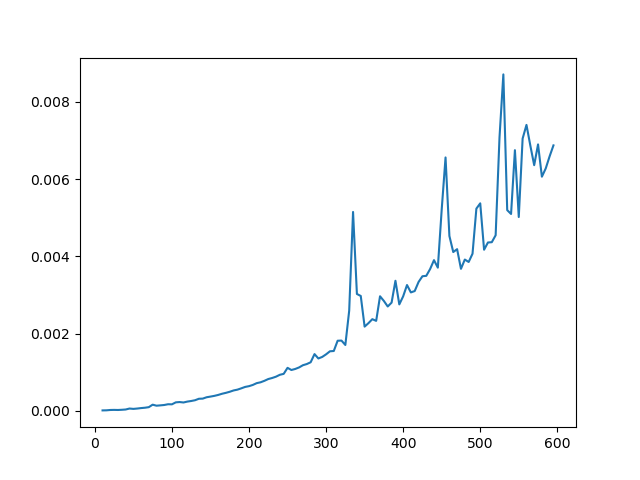

The Python source for this figure:
from time import time
from matplotlib import pyplot as plt
from unittest import TestCase, main
from math import sqrt
# Sieve of Eratosthenes using Fermat primality test
def primality(p):
    n = int(sqrt(p))
    flag = True
    for k in range(2,n+1):
        if p%k == 0:
            flag = False
            break
    return flag
def sieveOfEratosthenes2(maxNum):
    # because the Fermat's little theorem fails for p = 2 ....
    prime = []
    compo = []
    for k in range(2,maxNum+1):
        if k in compo: pass
        else:
            if primality(k):
                prime.append(k)
                for m in range(2*k,maxNum+1,k):
                    if m not in compo: compo.append(m)
    return [prime, compo]
# Visual testing .....
print(primality(7))
print(sieveOfEratosthenes2(25))
# Time evaluation .....
totalNum = 120
X = [5*k for k in range(2,totalNum)]
Y = [0 for k in range(2,totalNum)]
for h in X:
    start = time()
    sieveOfEratosthenes2(h)
    end = time()
    Y[int(h/5)-2] = end-start
plt.plot(X,Y)
plt.show()
# Some test cases .....
class ListOfTestCases(TestCase):
    def test1(self):
        p, c = sieveOfEratosthenes2(10)
        p1 = [2,3,5,7]
        c1 = [4,6,8,9,10]
        flag = True
        for k in range(len(p)): flag = flag and p[k] in p1
        for k in range(len(c)): flag = flag and c[k] in c1
        self.assertTrue(flag)
    def test2(self):
        p, c = sieveOfEratosthenes2(20)
        p1 = [2,3,5,7,11,13,17,19]
        c1 = [4,6,8,9,10,12,14,15,16,18,20]
        flag = True
        for k in range(len(p)): flag = flag and p[k] in p1
        for k in range(len(c)): flag = flag and c[k] in c1
        self.assertTrue(flag)
    def test3(self):
        p, c = sieveOfEratosthenes2(50)
        p1 = [2,3,5,7,11,13,17,19,23,29,31,37,41,43,47]
        c1 = [
            4,6,8,9,10,12,14,15,16,18,20,21,22,24,25,26,27,28,
            30,32,33,34,35,36,38,39,40,42,44,45,46,48,49,50
        ]
        flag = True
        for k in range(len(p)): flag = flag and p[k] in p1
        for k in range(len(c)): flag = flag and c[k] in c1
        self.assertTrue(flag)
if __name__ == '__main__': main()
